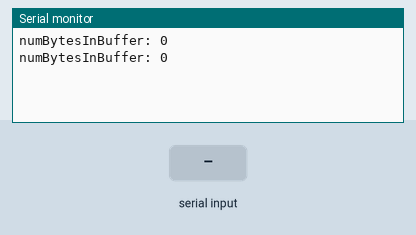
Recording of a sketch running on a simulated Arduino Uno, built with avr-gcc and run on an emulated ATmega328P. Shown: the last lines printed to the serial monitor. The test bench sets the inputs (shaded band).

Above: at 1.2 s.
1.3 s: "1" received over Serial
At 2.6 s:
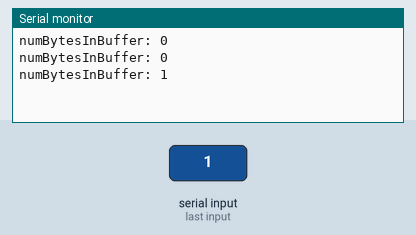
2.8 s: "0" received over Serial
At 3.7 s:
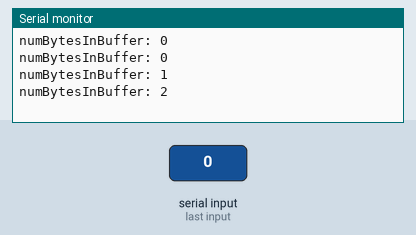
4.3 s: "2" received over Serial
At 5.8 s:
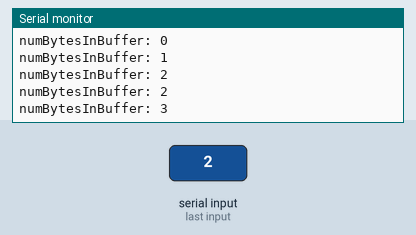
Timing chart, 0 to 7.3 s (numbered marks = the images above; inputs shaded):
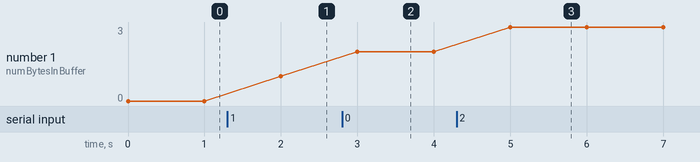

Measured:
- after the input at 1.3 s, the serial monitor: prints a new line after 0.70 s (image 1)
- after the input at 2.8 s, the serial monitor: prints a new line after 0.20 s (image 2)
- after the input at 4.3 s, the serial monitor: prints a new line after 0.70 s (image 3)
- plotted number 1: 0 → 1 after the input at 1.3 s, 1 → 2 after the input at 2.8 s, 2 → 3 after the input at 4.3 s

The sketch:

2.6_SerialAvailable.ino
```cpp
// Check for available data on Serial. Code by ThinkLab

void setup() {
  Serial.begin(115200);     // 9600, 19200, 38400, 57600, 74880, 115200
}

void loop() {
  int numBytesInBuffer = Serial.available();

  Serial.print("numBytesInBuffer: ");
  Serial.println(numBytesInBuffer);

  delay(1000);
}
```
